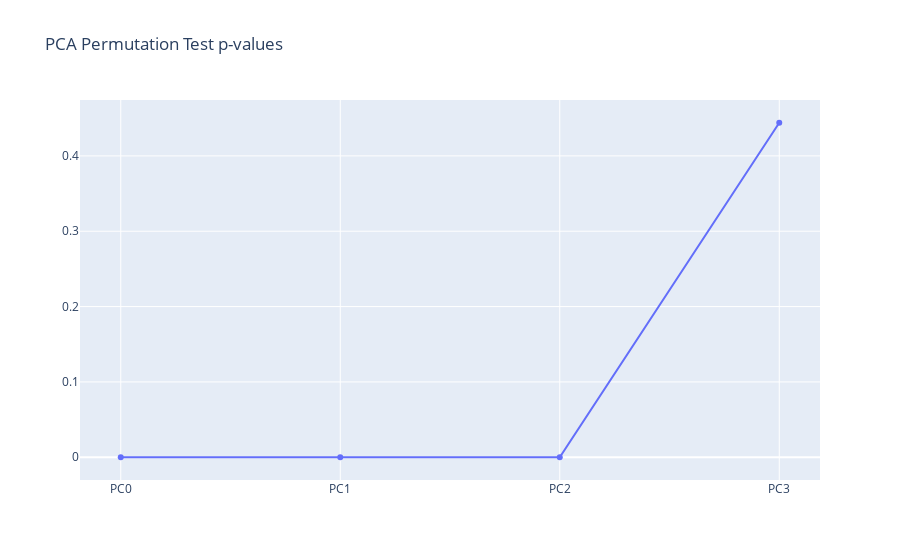

Notebook code for this chart:
### Markdown cell above
### Difference of Roots

The method above is called the equality of roots since it measures how each PC changes from the one of the same rank on the random dataset. There is, however, another way of doing that: we can make the diff of the variances for each pair of PC and then compare it to the result from the random experiment and define our p-value as the times it was greater than the original.

### Code cell
p_val = np.sum(np.abs(np.diff(variance, axis=1, prepend=0)) > np.abs(np.diff(original_variance, prepend=0)), axis=0) / N_permutations

fig = go.Figure()
fig.add_trace(go.Scatter(x=[f'PC{i}' for i in range(len(df.columns))], y=p_val, name='p-value on significance'))

fig.update_layout(title="PCA Permutation Test p-values")

### Figure 1 — Plotly figure (JSON) as saved in the notebook; plotly's stock layout.template omitted (floating-point values rounded to 4 significant figures)
{"data": [{"name": "p-value on significance", "type": "scatter", "x": ["PC0", "PC1", "PC2", "PC3"], "y": [0, 0, 0, 0.444]}], "layout": {"autosize": true, "title": {"text": "PCA Permutation Test p-values"}, "xaxis": {"autorange": true, "range": [-0.1805, 3.181], "type": "category"}, "yaxis": {"autorange": true, "range": [-0.03664, 0.4806], "type": "linear"}}}
